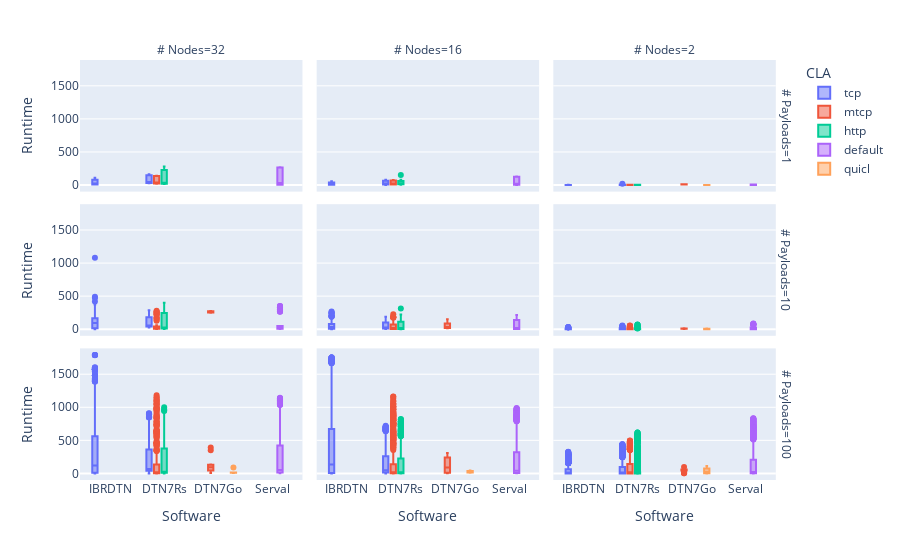

Notebook code cell kept with this figure:
### Code cell
fig = px.box(
    runtime_df,
    x="Software", 
    y="Runtime",
    color="CLA",
    facet_col="# Nodes",
    facet_row="# Payloads"
)

fig.show()

### Figure 1 — Plotly figure (JSON) as saved in the notebook; plotly's stock layout.template omitted (floating-point values rounded to 4 significant figures; data arrays with more than 128 entries replaced by an {"elided": "..."} marker saying what was removed)
{"data": [{"alignmentgroup": "True", "hovertemplate": "CLA=tcp<br># Payloads=1<br># Nodes=32<br>Software=%{x}<br>Runtime=%{y}<extra></extra>", "legendgroup": "tcp", "marker": {"color": "#636efa"}, "name": "tcp", "notched": false, "offsetgroup": "tcp", "orientation": "v", "showlegend": true, "type": "box", "x": ["IBRDTN", "IBRDTN", "IBRDTN", "IBRDTN", "IBRDTN", "IBRDTN", "IBRDTN", "IBRDTN", "DTN7Rs", "DTN7Rs", "DTN7Rs", "DTN7Rs", "DTN7Rs", "DTN7Rs", "DTN7Rs", "DTN7Rs", "DTN7Rs", "IBRDTN"], "x0": " ", "xaxis": "x7", "y": [7.638, 7.11, 11.99, 12.84, 13.12, 111.0, 85.8, 79.01, 59.44, 30.09, 162.2, 42.46, 26.05, 26.43, 33.87, 143.5, 154.2, 8.825], "y0": " ", "yaxis": "y7"}, {"alignmentgroup": "True", "hovertemplate": "CLA=tcp<br># Payloads=1<br># Nodes=16<br>Software=%{x}<br>Runtime=%{y}<extra></extra>", "legendgroup": "tcp", "marker": {"color": "#636efa"}, "name": "tcp", "notched": false, "offsetgroup": "tcp", "orientation": "v", "showlegend": false, "type": "box", "x": ["IBRDTN", "IBRDTN", "IBRDTN", "DTN7Rs", "DTN7Rs", "DTN7Rs", "DTN7Rs", "DTN7Rs", "DTN7Rs", "DTN7Rs", "DTN7Rs", "DTN7Rs", "IBRDTN", "IBRDTN", "IBRDTN", "IBRDTN", "IBRDTN", "IBRDTN"], "x0": " ", "xaxis": "x8", "y": [5.101, 4.438, 10.83, 9.516, 17.69, 8.716, 68.47, 78.94, 62.97, 16.39, 9.235, 2.157, 55.69, 38.46, 42.1, 4.326, 6.266, 6.387], "y0": " ", "yaxis": "y8"}, {"alignmentgroup": "True", "hovertemplate": "CLA=tcp<br># Payloads=1<br># Nodes=2<br>Software=%{x}<br>Runtime=%{y}<extra></extra>", "legendgroup": "tcp", "marker": {"color": "#636efa"}, "name": "tcp", "notched": false, "offsetgroup": "tcp", "orientation": "v", "showlegend": false, "type": "box", "x": ["IBRDTN", "IBRDTN", "IBRDTN", "IBRDTN", "IBRDTN", "IBRDTN", "DTN7Rs", "DTN7Rs", "DTN7Rs", "IBRDTN", "IBRDTN", "DTN7Rs", "DTN7Rs", "DTN7Rs", "DTN7Rs", "IBRDTN", "DTN7Rs", "DTN7Rs"], "x0": " ", "xaxis": "x9", "y": [0.02903, 1.026, 0.0284, 0.01702, 0.01084, 1.458, 17.36, 3.777, 2.098, 1.708, 1.284, 1.271, 0.026, 0.046, 0.008, 2.987, 0.217, 0.215], "y0": " ", "yaxis": "y9"}, {"alignmentgroup": "True", "hovertemplate": "CLA=tcp<br># Payloads=10<br># Nodes=32<br>Software=%{x}<br>Runtime=%{y}<extra></extra>", "legendgroup": "tcp", "marker": {"color": "#636efa"}, "name": "tcp", "notched": false, "offsetgroup": "tcp", "orientation": "v", "showlegend": false, "type": "box", "x": {"elided": "180 str values"}, "x0": " ", "xaxis": "x4", "y": {"elided": "180 float values"}, "y0": " ", "yaxis": "y4"}, {"alignmentgroup": "True", "hovertemplate": "CLA=tcp<br># Payloads=10<br># Nodes=16<br>Software=%{x}<br>Runtime=%{y}<extra></extra>", "legendgroup": "tcp", "marker": {"color": "#636efa"}, "name": "tcp", "notched": false, "offsetgroup": "tcp", "orientation": "v", "showlegend": false, "type": "box", "x": {"elided": "180 str values"}, "x0": " ", "xaxis": "x5", "y": {"elided": "180 float values"}, "y0": " ", "yaxis": "y5"}, {"alignmentgroup": "True", "hovertemplate": "CLA=tcp<br># Payloads=10<br># Nodes=2<br>Software=%{x}<br>Runtime=%{y}<extra></extra>", "legendgroup": "tcp", "marker": {"color": "#636efa"}, "name": "tcp", "notched": false, "offsetgroup": "tcp", "orientation": "v", "showlegend": false, "type": "box", "x": {"elided": "180 str values"}, "x0": " ", "xaxis": "x6", "y": {"elided": "180 float values"}, "y0": " ", "yaxis": "y6"}, {"alignmentgroup": "True", "hovertemplate": "CLA=tcp<br># Payloads=100<br># Nodes=32<br>Software=%{x}<br>Runtime=%{y}<extra></extra>", "legendgroup": "tcp", "marker": {"color": "#636efa"}, "name": "tcp", "notched": false, "offsetgroup": "tcp", "orientation": "v", "showlegend": false, "type": "box", "x": {"elided": "1566 str values"}, "x0": " ", "xaxis": "x", "y": {"elided": "1566 float values"}, "y0": " ", "yaxis": "y"}, {"alignmentgroup": "True", "hovertemplate": "CLA=tcp<br># Payloads=100<br># Nodes=16<br>Software=%{x}<br>Runtime=%{y}<extra></extra>", "legendgroup": "tcp", "marker": {"color": "#636efa"}, "name": "tcp", "notched": false, "offsetgroup": "tcp", "orientation": "v", "showlegend": false, "type": "box", "x": {"elided": "1516 str values"}, "x0": " ", "xaxis": "x2", "y": {"elided": "1516 float values"}, "y0": " ", "yaxis": "y2"}, {"alignmentgroup": "True", "hovertemplate": "CLA=tcp<br># Payloads=100<br># Nodes=2<br>Software=%{x}<br>Runtime=%{y}<extra></extra>", "legendgroup": "tcp", "marker": {"color": "#636efa"}, "name": "tcp", "notched": false, "offsetgroup": "tcp", "orientation": "v", "showlegend": false, "type": "box", "x": {"elided": "1800 str values"}, "x0": " ", "xaxis": "x3", "y": {"elided": "1800 float values"}, "y0": " ", "yaxis": "y3"}, {"alignmentgroup": "True", "hovertemplate": "CLA=mtcp<br># Payloads=1<br># Nodes=32<br>Software=%{x}<br>Runtime=%{y}<extra></extra>", "legendgroup": "mtcp", "marker": {"color": "#EF553B"}, "name": "mtcp", "notched": false, "offsetgroup": "mtcp", "orientation": "v", "showlegend": true, "type": "box", "x": ["DTN7Rs", "DTN7Rs", "DTN7Rs", "DTN7Rs", "DTN7Rs", "DTN7Rs", "DTN7Rs", "DTN7Rs", "DTN7Rs"], "x0": " ", "xaxis": "x7", "y": [18.55, 28.26, 23.19, 29.94, 21.82, 51.02, 141.3, 135.0, 140.1], "y0": " ", "yaxis": "y7"}, {"alignmentgroup": "True", "hovertemplate": "CLA=mtcp<br># Payloads=1<br># Nodes=16<br>Software=%{x}<br>Runtime=%{y}<extra></extra>", "legendgroup": "mtcp", "marker": {"color": "#EF553B"}, "name": "mtcp", "notched": false, "offsetgroup": "mtcp", "orientation": "v", "showlegend": false, "type": "box", "x": ["DTN7Rs", "DTN7Rs", "DTN7Rs", "DTN7Rs", "DTN7Rs", "DTN7Rs", "DTN7Rs", "DTN7Rs", "DTN7Rs"], "x0": " ", "xaxis": "x8", "y": [11.24, 10.74, 8.667, 66.84, 76.33, 75.64, 6.968, 7.92, 21.17], "y0": " ", "yaxis": "y8"}, {"alignmentgroup": "True", "hovertemplate": "CLA=mtcp<br># Payloads=1<br># Nodes=2<br>Software=%{x}<br>Runtime=%{y}<extra></extra>", "legendgroup": "mtcp", "marker": {"color": "#EF553B"}, "name": "mtcp", "notched": false, "offsetgroup": "mtcp", "orientation": "v", "showlegend": false, "type": "box", "x": ["DTN7Rs", "DTN7Rs", "DTN7Rs", "DTN7Rs", "DTN7Rs", "DTN7Rs", "DTN7Rs", "DTN7Rs", "DTN7Rs", "DTN7Go", "DTN7Go", "DTN7Go"], "x0": " ", "xaxis": "x9", "y": [4.821, 2.438, 1.938, 0.022, 3.059, 0.025, 0.004, 0.005, 0.005, 10.45, 12.81, 9.456], "y0": " ", "yaxis": "y9"}, {"alignmentgroup": "True", "hovertemplate": "CLA=mtcp<br># Payloads=10<br># Nodes=32<br>Software=%{x}<br>Runtime=%{y}<extra></extra>", "legendgroup": "mtcp", "marker": {"color": "#EF553B"}, "name": "mtcp", "notched": false, "offsetgroup": "mtcp", "orientation": "v", "showlegend": false, "type": "box", "x": ["DTN7Rs", "DTN7Rs", "DTN7Rs", "DTN7Rs", "DTN7Rs", "DTN7Rs", "DTN7Rs", "DTN7Rs", "DTN7Rs", "DTN7Rs", "DTN7Rs", "DTN7Rs", "DTN7Rs", "DTN7Rs", "DTN7Rs", "DTN7Rs", "DTN7Rs", "DTN7Rs", "DTN7Rs", "DTN7Rs", "DTN7Rs", "DTN7Rs", "DTN7Rs", "DTN7Rs", "DTN7Rs", "DTN7Rs", "DTN7Rs", "DTN7Rs", "DTN7Rs", "DTN7Rs", "DTN7Rs", "DTN7Rs", "DTN7Rs", "DTN7Rs", "DTN7Rs", "DTN7Rs", "DTN7Rs", "DTN7Rs", "DTN7Rs", "DTN7Rs", "DTN7Rs", "DTN7Rs", "DTN7Rs", "DTN7Rs", "DTN7Rs", "DTN7Rs", "DTN7Rs", "DTN7Rs", "DTN7Rs", "DTN7Rs", "DTN7Rs", "DTN7Rs", "DTN7Rs", "DTN7Rs", "DTN7Rs", "DTN7Rs", "DTN7Rs", "DTN7Rs", "DTN7Rs", "DTN7Rs", "DTN7Rs", "DTN7Go", "DTN7Go", "DTN7Go"], "x0": " ", "xaxis": "x4", "y": [28.54, 28.34, 17.43, 21.21, 23.35, 13.54, 18.32, 22.2, 18.49, 32.05, 30.71, 23.45, 22.46, 34.42, 23.2, 31.41, 56.33, 61.61, 7.399, 9.489, 5.393, 5.786, 4.784, 3.748, 2.745, 1.742, 1.767, 3.656, 4.694, 18.18, 4.861, 17.97, 11.72, 5.407, 4.453, 11.41, 4.892, 3.596, 8.641, 8.995, 9.81, 8.383, 7.575, 7.337, 7.85, 7.84, 9.734, 9.932, 170.7, 213.8, 233.8, 264.4, 277.7, 163.2, 176.1, 258.6, 223.8, 128.7, 141.2, 256.4, 235.4, 248.7, 259.9, 274.2], "y0": " ", "yaxis": "y4"}, {"alignmentgroup": "True", "hovertemplate": "CLA=mtcp<br># Payloads=10<br># Nodes=16<br>Software=%{x}<br>Runtime=%{y}<extra></extra>", "legendgroup": "mtcp", "marker": {"color": "#EF553B"}, "name": "mtcp", "notched": false, "offsetgroup": "mtcp", "orientation": "v", "showlegend": false, "type": "box", "x": ["DTN7Rs", "DTN7Rs", "DTN7Rs", "DTN7Rs", "DTN7Rs", "DTN7Rs", "DTN7Rs", "DTN7Rs", "DTN7Rs", "DTN7Rs", "DTN7Rs", "DTN7Rs", "DTN7Rs", "DTN7Rs", "DTN7Rs", "DTN7Rs", "DTN7Rs", "DTN7Rs", "DTN7Rs", "DTN7Rs", "DTN7Rs", "DTN7Rs", "DTN7Rs", "DTN7Rs", "DTN7Rs", "DTN7Rs", "DTN7Rs", "DTN7Rs", "DTN7Rs", "DTN7Rs", "DTN7Rs", "DTN7Rs", "DTN7Rs", "DTN7Rs", "DTN7Rs", "DTN7Rs", "DTN7Rs", "DTN7Rs", "DTN7Rs", "DTN7Rs", "DTN7Rs", "DTN7Rs", "DTN7Rs", "DTN7Rs", "DTN7Rs", "DTN7Rs", "DTN7Rs", "DTN7Rs", "DTN7Rs", "DTN7Rs", "DTN7Rs", "DTN7Rs", "DTN7Rs", "DTN7Rs", "DTN7Rs", "DTN7Rs", "DTN7Rs", "DTN7Rs", "DTN7Rs", "DTN7Rs", "DTN7Rs", "DTN7Rs", "DTN7Rs", "DTN7Rs", "DTN7Rs", "DTN7Rs", "DTN7Rs", "DTN7Rs", "DTN7Rs", "DTN7Rs", "DTN7Rs", "DTN7Rs", "DTN7Go", "DTN7Go", "DTN7Go", "DTN7Go"], "x0": " ", "xaxis": "x5", "y": [7.34, 6.332, 2.53, 2.327, 3.329, 4.058, 3.052, 1.833, 2.182, 3.026, 4.319, 12.23, 4.959, 2.108, 2.798, 4.239, 3.268, 2.706, 3.501, 1.782, 3.732, 3.123, 3.709, 10.88, 3.086, 3.072, 6.23, 6.214, 6.206, 6.191, 78.66, 93.49, 126.1, 155.8, 172.4, 182.2, 63.98, 86.21, 151.9, 77.73, 95.3, 179.5, 159.0, 187.4, 104.1, 135.0, 168.8, 181.8, 225.0, 16.56, 10.6, 6.102, 8.061, 4.18, 11.25, 6.201, 5.276, 12.51, 16.75, 29.78, 38.75, 43.96, 44.59, 6.605, 3.613, 3.979, 4.136, 20.64, 30.43, 24.53, 27.95, 32.51, 150.4, 15.42, 19.21, 19.16], "y0": " ", "yaxis": "y5"}, {"alignmentgroup": "True", "hovertemplate": "CLA=mtcp<br># Payloads=10<br># Nodes=2<br>Software=%{x}<br>Runtime=%{y}<extra></extra>", "legendgroup": "mtcp", "marker": {"color": "#EF553B"}, "name": "mtcp", "notched": false, "offsetgroup": "mtcp", "orientation": "v", "showlegend": false, "type": "box", "x": ["DTN7Rs", "DTN7Rs", "DTN7Rs", "DTN7Rs", "DTN7Rs", "DTN7Rs", "DTN7Rs", "DTN7Rs", "DTN7Rs", "DTN7Rs", "DTN7Rs", "DTN7Rs", "DTN7Rs", "DTN7Rs", "DTN7Rs", "DTN7Rs", "DTN7Rs", "DTN7Rs", "DTN7Rs", "DTN7Rs", "DTN7Rs", "DTN7Rs", "DTN7Rs", "DTN7Rs", "DTN7Rs", "DTN7Rs", "DTN7Rs", "DTN7Rs", "DTN7Rs", "DTN7Rs", "DTN7Rs", "DTN7Rs", "DTN7Rs", "DTN7Rs", "DTN7Rs", "DTN7Rs", "DTN7Rs", "DTN7Rs", "DTN7Rs", "DTN7Rs", "DTN7Rs", "DTN7Rs", "DTN7Rs", "DTN7Rs", "DTN7Rs", "DTN7Rs", "DTN7Rs", "DTN7Rs", "DTN7Rs", "DTN7Rs", "DTN7Rs", "DTN7Rs", "DTN7Rs", "DTN7Rs", "DTN7Rs", "DTN7Rs", "DTN7Rs", "DTN7Rs", "DTN7Rs", "DTN7Rs", "DTN7Rs", "DTN7Rs", "DTN7Rs", "DTN7Rs", "DTN7Rs", "DTN7Rs", "DTN7Rs", "DTN7Rs", "DTN7Rs", "DTN7Rs", "DTN7Rs", "DTN7Rs", "DTN7Rs", "DTN7Rs", "DTN7Rs", "DTN7Rs", "DTN7Rs", "DTN7Rs", "DTN7Rs", "DTN7Rs", "DTN7Rs", "DTN7Rs", "DTN7Rs", "DTN7Rs", "DTN7Rs", "DTN7Rs", "DTN7Rs", "DTN7Rs", "DTN7Rs", "DTN7Go", "DTN7Go", "DTN7Go", "DTN7Go"], "x0": " ", "xaxis": "x6", "y": [13.96, 18.07, 22.21, 25.2, 27.65, 30.93, 35.47, 41.56, 44.24, 48.79, 10.06, 7.746, 10.59, 8.666, 10.01, 12.32, 11.08, 6.397, 9.992, 8.02, 1.701, 3.064, 0.021, 0.05, 0.101, 0.302, 1.094, 10.29, 1.456, 10.12, 9.439, 9.466, 9.638, 9.671, 11.9, 12.34, 12.57, 14.23, 15.04, 15.38, 28.4, 29.18, 35.25, 39.54, 44.82, 47.84, 47.47, 51.01, 54.87, 1.069, 1.595, 0.867, 0.351, 2.421, 1.715, 0.803, 0.257, 0.103, 0.618, 0.005, 0.002, 0.002, 0.001, 0.208, 0.001, 0.206, 0.001, 0.002, 0.001, 0.005, 0.001, 0.001, 0.002, 0.002, 0.002, 0.002, 0.001, 0.001, 0.001, 0.004, 0.002, 0.001, 0.001, 0.001, 0.001, 0.001, 0.027, 0.013, 0.207, 8.914, 14.65, 8.423, 2.054], "y0": " ", "yaxis": "y6"}, {"alignmentgroup": "True", "hovertemplate": "CLA=mtcp<br># Payloads=100<br># Nodes=32<br>Software=%{x}<br>Runtime=%{y}<extra></extra>", "legendgroup": "mtcp", "marker": {"color": "#EF553B"}, "name": "mtcp", "notched": false, "offsetgroup": "mtcp", "orientation": "v", "showlegend": false, "type": "box", "x": {"elided": "508 str values"}, "x0": " ", "xaxis": "x", "y": {"elided": "508 float values"}, "y0": " ", "yaxis": "y"}, {"alignmentgroup": "True", "hovertemplate": "CLA=mtcp<br># Payloads=100<br># Nodes=16<br>Software=%{x}<br>Runtime=%{y}<extra></extra>", "legendgroup": "mtcp", "marker": {"color": "#EF553B"}, "name": "mtcp", "notched": false, "offsetgroup": "mtcp", "orientation": "v", "showlegend": false, "type": "box", "x": {"elided": "619 str values"}, "x0": " ", "xaxis": "x2", "y": {"elided": "619 float values"}, "y0": " ", "yaxis": "y2"}, {"alignmentgroup": "True", "hovertemplate": "CLA=mtcp<br># Payloads=100<br># Nodes=2<br>Software=%{x}<br>Runtime=%{y}<extra></extra>", "legendgroup": "mtcp", "marker": {"color": "#EF553B"}, "name": "mtcp", "notched": false, "offsetgroup": "mtcp", "orientation": "v", "showlegend": false, "type": "box", "x": {"elided": "948 str values"}, "x0": " ", "xaxis": "x3", "y": {"elided": "948 float values"}, "y0": " ", "yaxis": "y3"}, {"alignmentgroup": "True", "hovertemplate": "CLA=http<br># Payloads=1<br># Nodes=32<br>Software=%{x}<br>Runtime=%{y}<extra></extra>", "legendgroup": "http", "marker": {"color": "#00cc96"}, "name": "http", "notched": false, "offsetgroup": "http", "orientation": "v", "showlegend": true, "type": "box", "x": ["DTN7Rs", "DTN7Rs", "DTN7Rs", "DTN7Rs", "DTN7Rs", "DTN7Rs", "DTN7Rs", "DTN7Rs", "DTN7Rs"], "x0": " ", "xaxis": "x7", "y": [18.34, 29.04, 19.06, 14.44, 16.84, 21.46, 213.2, 278.8, 271.0], "y0": " ", "yaxis": "y7"}, {"alignmentgroup": "True", "hovertemplate": "CLA=http<br># Payloads=1<br># Nodes=16<br>Software=%{x}<br>Runtime=%{y}<extra></extra>", "legendgroup": "http", "marker": {"color": "#00cc96"}, "name": "http", "notched": false, "offsetgroup": "http", "orientation": "v", "showlegend": false, "type": "box", "x": ["DTN7Rs", "DTN7Rs", "DTN7Rs", "DTN7Rs", "DTN7Rs", "DTN7Rs", "DTN7Rs", "DTN7Rs", "DTN7Rs"], "x0": " ", "xaxis": "x8", "y": [14.51, 14.94, 18.46, 79.09, 56.13, 151.7, 6.111, 3.604, 20.53], "y0": " ", "yaxis": "y8"}, {"alignmentgroup": "True", "hovertemplate": "CLA=http<br># Payloads=1<br># Nodes=2<br>Software=%{x}<br>Runtime=%{y}<extra></extra>", "legendgroup": "http", "marker": {"color": "#00cc96"}, "name": "http", "notched": false, "offsetgroup": "http", "orientation": "v", "showlegend": false, "type": "box", "x": ["DTN7Rs", "DTN7Rs", "DTN7Rs", "DTN7Rs", "DTN7Rs", "DTN7Rs", "DTN7Rs", "DTN7Rs", "DTN7Rs"], "x0": " ", "xaxis": "x9", "y": [3.438, 4.15, 2.434, 0.022, 0.005, 0.022, 1.097, 3.022, 0.006], "y0": " ", "yaxis": "y9"}, {"alignmentgroup": "True", "hovertemplate": "CLA=http<br># Payloads=10<br># Nodes=32<br>Software=%{x}<br>Runtime=%{y}<extra></extra>", "legendgroup": "http", "marker": {"color": "#00cc96"}, "name": "http", "notched": false, "offsetgroup": "http", "orientation": "v", "showlegend": false, "type": "box", "x": ["DTN7Rs", "DTN7Rs", "DTN7Rs", "DTN7Rs", "DTN7Rs", "DTN7Rs", "DTN7Rs", "DTN7Rs", "DTN7Rs", "DTN7Rs", "DTN7Rs", "DTN7Rs", "DTN7Rs", "DTN7Rs", "DTN7Rs", "DTN7Rs", "DTN7Rs", "DTN7Rs", "DTN7Rs", "DTN7Rs", "DTN7Rs", "DTN7Rs", "DTN7Rs", "DTN7Rs", "DTN7Rs", "DTN7Rs", "DTN7Rs", "DTN7Rs", "DTN7Rs", "DTN7Rs", "DTN7Rs", "DTN7Rs", "DTN7Rs", "DTN7Rs", "DTN7Rs", "DTN7Rs", "DTN7Rs", "DTN7Rs", "DTN7Rs", "DTN7Rs", "DTN7Rs", "DTN7Rs", "DTN7Rs", "DTN7Rs", "DTN7Rs", "DTN7Rs", "DTN7Rs", "DTN7Rs", "DTN7Rs", "DTN7Rs", "DTN7Rs", "DTN7Rs", "DTN7Rs", "DTN7Rs", "DTN7Rs", "DTN7Rs", "DTN7Rs", "DTN7Rs", "DTN7Rs", "DTN7Rs", "DTN7Rs", "DTN7Rs", "DTN7Rs", "DTN7Rs", "DTN7Rs", "DTN7Rs", "DTN7Rs", "DTN7Rs", "DTN7Rs", "DTN7Rs", "DTN7Rs", "DTN7Rs", "DTN7Rs", "DTN7Rs", "DTN7Rs", "DTN7Rs", "DTN7Rs", "DTN7Rs", "DTN7Rs", "DTN7Rs", "DTN7Rs", "DTN7Rs", "DTN7Rs", "DTN7Rs", "DTN7Rs", "DTN7Rs", "DTN7Rs", "DTN7Rs", "DTN7Rs", "DTN7Rs"], "x0": " ", "xaxis": "x4", "y": [11.55, 9.698, 22.92, 9.9, 13.06, 11.52, 16.25, 13.19, 17.86, 7.218, 48.09, 32.66, 44.72, 39.58, 35.15, 44.47, 46.84, 30.77, 45.01, 45.53, 21.61, 18.54, 6.833, 16.04, 6.698, 9.49, 16.12, 7.156, 15.06, 12.9, 19.28, 18.41, 12.22, 16.39, 15.4, 14.59, 33.39, 12.39, 6.196, 10.6, 29.42, 4.415, 4.97, 6.256, 4.381, 4.761, 4.555, 7.452, 6.635, 7.136, 19.41, 10.26, 10.16, 13.99, 10.36, 12.56, 13.14, 9.652, 9.549, 9.846, 276.5, 200.2, 246.6, 309.9, 300.3, 257.2, 271.3, 191.0, 296.9, 263.2, 398.5, 257.3, 360.6, 253.5, 137.8, 225.3, 358.2, 244.6, 393.2, 248.0, 245.8, 353.1, 222.0, 392.7, 360.4, 323.7, 325.5, 338.3, 344.8, 303.5], "y0": " ", "yaxis": "y4"}, {"alignmentgroup": "True", "hovertemplate": "CLA=http<br># Payloads=10<br># Nodes=16<br>Software=%{x}<br>Runtime=%{y}<extra></extra>", "legendgroup": "http", "marker": {"color": "#00cc96"}, "name": "http", "notched": false, "offsetgroup": "http", "orientation": "v", "showlegend": false, "type": "box", "x": ["DTN7Rs", "DTN7Rs", "DTN7Rs", "DTN7Rs", "DTN7Rs", "DTN7Rs", "DTN7Rs", "DTN7Rs", "DTN7Rs", "DTN7Rs", "DTN7Rs", "DTN7Rs", "DTN7Rs", "DTN7Rs", "DTN7Rs", "DTN7Rs", "DTN7Rs", "DTN7Rs", "DTN7Rs", "DTN7Rs", "DTN7Rs", "DTN7Rs", "DTN7Rs", "DTN7Rs", "DTN7Rs", "DTN7Rs", "DTN7Rs", "DTN7Rs", "DTN7Rs", "DTN7Rs", "DTN7Rs", "DTN7Rs", "DTN7Rs", "DTN7Rs", "DTN7Rs", "DTN7Rs", "DTN7Rs", "DTN7Rs", "DTN7Rs", "DTN7Rs", "DTN7Rs", "DTN7Rs", "DTN7Rs", "DTN7Rs", "DTN7Rs", "DTN7Rs", "DTN7Rs", "DTN7Rs", "DTN7Rs", "DTN7Rs", "DTN7Rs", "DTN7Rs", "DTN7Rs", "DTN7Rs", "DTN7Rs", "DTN7Rs", "DTN7Rs", "DTN7Rs", "DTN7Rs", "DTN7Rs", "DTN7Rs", "DTN7Rs", "DTN7Rs", "DTN7Rs", "DTN7Rs", "DTN7Rs", "DTN7Rs", "DTN7Rs", "DTN7Rs", "DTN7Rs", "DTN7Rs", "DTN7Rs", "DTN7Rs", "DTN7Rs", "DTN7Rs", "DTN7Rs", "DTN7Rs", "DTN7Rs", "DTN7Rs", "DTN7Rs", "DTN7Rs", "DTN7Rs", "DTN7Rs", "DTN7Rs", "DTN7Rs", "DTN7Rs", "DTN7Rs", "DTN7Rs", "DTN7Rs", "DTN7Rs"], "x0": " ", "xaxis": "x5", "y": [7.613, 6.608, 5.602, 5.164, 5.899, 5.332, 5.065, 3.845, 2, 2.913, 1.281, 1.168, 0.878, 4.767, 0.672, 1.663, 1.91, 0.642, 4.461, 1.475, 9.466, 8.477, 9.444, 9.436, 9.426, 9.416, 9.404, 10.09, 9.78, 9.573, 118.9, 191.7, 130.9, 148.3, 99.48, 70.48, 138.4, 75.07, 115.5, 129.4, 127.9, 176.0, 102.7, 101.6, 131.9, 221.9, 312.4, 197.0, 140.8, 223.5, 159.1, 126.6, 122.5, 193.4, 166.6, 47.72, 121.1, 114.1, 197.9, 101.5, 13.96, 15.57, 13.1, 13.2, 9.76, 9.466, 13.98, 6.786, 7.959, 7.652, 2.801, 2.692, 7.609, 12.03, 5.009, 4.997, 3.349, 2.764, 2.416, 2.047, 6.174, 7.746, 16.78, 23.51, 5.618, 12.27, 19.66, 24.46, 7.025, 12.71], "y0": " ", "yaxis": "y5"}, {"alignmentgroup": "True", "hovertemplate": "CLA=http<br># Payloads=10<br># Nodes=2<br>Software=%{x}<br>Runtime=%{y}<extra></extra>", "legendgroup": "http", "marker": {"color": "#00cc96"}, "name": "http", "notched": false, "offsetgroup": "http", "orientation": "v", "showlegend": false, "type": "box", "x": ["DTN7Rs", "DTN7Rs", "DTN7Rs", "DTN7Rs", "DTN7Rs", "DTN7Rs", "DTN7Rs", "DTN7Rs", "DTN7Rs", "DTN7Rs", "DTN7Rs", "DTN7Rs", "DTN7Rs", "DTN7Rs", "DTN7Rs", "DTN7Rs", "DTN7Rs", "DTN7Rs", "DTN7Rs", "DTN7Rs", "DTN7Rs", "DTN7Rs", "DTN7Rs", "DTN7Rs", "DTN7Rs", "DTN7Rs", "DTN7Rs", "DTN7Rs", "DTN7Rs", "DTN7Rs", "DTN7Rs", "DTN7Rs", "DTN7Rs", "DTN7Rs", "DTN7Rs", "DTN7Rs", "DTN7Rs", "DTN7Rs", "DTN7Rs", "DTN7Rs", "DTN7Rs", "DTN7Rs", "DTN7Rs", "DTN7Rs", "DTN7Rs", "DTN7Rs", "DTN7Rs", "DTN7Rs", "DTN7Rs", "DTN7Rs", "DTN7Rs", "DTN7Rs", "DTN7Rs", "DTN7Rs", "DTN7Rs", "DTN7Rs", "DTN7Rs", "DTN7Rs", "DTN7Rs", "DTN7Rs", "DTN7Rs", "DTN7Rs", "DTN7Rs", "DTN7Rs", "DTN7Rs", "DTN7Rs", "DTN7Rs", "DTN7Rs", "DTN7Rs", "DTN7Rs", "DTN7Rs", "DTN7Rs", "DTN7Rs", "DTN7Rs", "DTN7Rs", "DTN7Rs", "DTN7Rs", "DTN7Rs", "DTN7Rs", "DTN7Rs", "DTN7Rs", "DTN7Rs", "DTN7Rs", "DTN7Rs", "DTN7Rs", "DTN7Rs", "DTN7Rs", "DTN7Rs", "DTN7Rs", "DTN7Rs"], "x0": " ", "xaxis": "x6", "y": [1.602, 4.667, 34.44, 2.945, 37.74, 2.063, 20.94, 4.162, 41.5, 30.35, 64.92, 45.95, 66.6, 68.83, 32.26, 2.764, 71.81, 5.633, 3.554, 4.528, 1.055, 1.269, 3.462, 3.06, 2.422, 0.642, 0.678, 0.373, 2.953, 0.757, 0.052, 0.021, 0.106, 2.903, 0.267, 0.071, 0.137, 0.278, 0.03, 0.471, 1.913, 3.626, 11.55, 14.63, 2.123, 4.24, 3.195, 2.484, 3.606, 2.198, 1.907, 0.041, 1.202, 0.042, 0.076, 1.152, 0.032, 0.844, 0.454, 0.046, 0.006, 0.001, 0.002, 0.002, 0.002, 0.002, 0.001, 0.002, 0.001, 0.001, 0.005, 0.206, 0.003, 0.002, 0.002, 0.209, 0.001, 0.001, 0.001, 0.209, 0.005, 0.001, 0.002, 0.001, 0.001, 0.001, 0.002, 0.207, 0.446, 0.004], "y0": " ", "yaxis": "y6"}, {"alignmentgroup": "True", "hovertemplate": "CLA=http<br># Payloads=100<br># Nodes=32<br>Software=%{x}<br>Runtime=%{y}<extra></extra>", "legendgroup": "http", "marker": {"color": "#00cc96"}, "name": "http", "notched": false, "offsetgroup": "http", "orientation": "v", "showlegend": false, "type": "box", "x": {"elided": "900 str values"}, "x0": " ", "xaxis": "x", "y": {"elided": "900 float values"}, "y0": " ", "yaxis": "y"}, {"alignmentgroup": "True", "hovertemplate": "CLA=http<br># Payloads=100<br># Nodes=16<br>Software=%{x}<br>Runtime=%{y}<extra></extra>", "legendgroup": "http", "marker": {"color": "#00cc96"}, "name": "http", "notched": false, "offsetgroup": "http", "orientation": "v", "showlegend": false, "type": "box", "x": {"elided": "900 str values"}, "x0": " ", "xaxis": "x2", "y": {"elided": "900 float values"}, "y0": " ", "yaxis": "y2"}, {"alignmentgroup": "True", "hovertemplate": "CLA=http<br># Payloads=100<br># Nodes=2<br>Software=%{x}<br>Runtime=%{y}<extra></extra>", "legendgroup": "http", "marker": {"color": "#00cc96"}, "name": "http", "notched": false, "offsetgroup": "http", "orientation": "v", "showlegend": false, "type": "box", "x": {"elided": "900 str values"}, "x0": " ", "xaxis": "x3", "y": {"elided": "900 float values"}, "y0": " ", "yaxis": "y3"}, {"alignmentgroup": "True", "hovertemplate": "CLA=default<br># Payloads=1<br># Nodes=32<br>Software=%{x}<br>Runtime=%{y}<extra></extra>", "legendgroup": "default", "marker": {"color": "#ab63fa"}, "name": "default", "notched": false, "offsetgroup": "default", "orientation": "v", "showlegend": true, "type": "box", "x": ["Serval", "Serval", "Serval", "Serval", "Serval", "Serval", "Serval", "Serval", "Serval"], "x0": " ", "xaxis": "x7", "y": [5.215, 30.23, 30.76, 31.65, 4.575, 5.924, 264.5, 267.3, 263.7], "y0": " ", "yaxis": "y7"}, {"alignmentgroup": "True", "hovertemplate": "CLA=default<br># Payloads=1<br># Nodes=16<br>Software=%{x}<br>Runtime=%{y}<extra></extra>", "legendgroup": "default", "marker": {"color": "#ab63fa"}, "name": "default", "notched": false, "offsetgroup": "default", "orientation": "v", "showlegend": false, "type": "box", "x": ["Serval", "Serval", "Serval", "Serval", "Serval", "Serval", "Serval", "Serval", "Serval"], "x0": " ", "xaxis": "x8", "y": [2.043, 2.679, 2.534, 126.9, 129.8, 126.3, 15.35, 14.89, 14.14], "y0": " ", "yaxis": "y8"}, {"alignmentgroup": "True", "hovertemplate": "CLA=default<br># Payloads=1<br># Nodes=2<br>Software=%{x}<br>Runtime=%{y}<extra></extra>", "legendgroup": "default", "marker": {"color": "#ab63fa"}, "name": "default", "notched": false, "offsetgroup": "default", "orientation": "v", "showlegend": false, "type": "box", "x": ["Serval", "Serval", "Serval", "Serval", "Serval", "Serval", "Serval", "Serval", "Serval"], "x0": " ", "xaxis": "x9", "y": [8.322, 7.727, 8.929, 1.347, 1.359, 1.078, 0.173, 0.216, 1.685], "y0": " ", "yaxis": "y9"}, {"alignmentgroup": "True", "hovertemplate": "CLA=default<br># Payloads=10<br># Nodes=32<br>Software=%{x}<br>Runtime=%{y}<extra></extra>", "legendgroup": "default", "marker": {"color": "#ab63fa"}, "name": "default", "notched": false, "offsetgroup": "default", "orientation": "v", "showlegend": false, "type": "box", "x": ["Serval", "Serval", "Serval", "Serval", "Serval", "Serval", "Serval", "Serval", "Serval", "Serval", "Serval", "Serval", "Serval", "Serval", "Serval", "Serval", "Serval", "Serval", "Serval", "Serval", "Serval", "Serval", "Serval", "Serval", "Serval", "Serval", "Serval", "Serval", "Serval", "Serval", "Serval", "Serval", "Serval", "Serval", "Serval", "Serval", "Serval", "Serval", "Serval", "Serval", "Serval", "Serval", "Serval", "Serval", "Serval", "Serval", "Serval", "Serval", "Serval", "Serval", "Serval", "Serval", "Serval", "Serval", "Serval", "Serval", "Serval", "Serval", "Serval", "Serval", "Serval", "Serval", "Serval", "Serval", "Serval", "Serval", "Serval", "Serval", "Serval", "Serval", "Serval", "Serval", "Serval", "Serval", "Serval", "Serval", "Serval", "Serval", "Serval"], "x0": " ", "xaxis": "x4", "y": [32.71, 42.35, 47.48, 40.08, 38.97, 35.57, 42.67, 36.91, 40.73, 45.76, 31.3, 32.38, 35.6, 33.62, 35.72, 35.44, 36.47, 34.92, 36.68, 36.65, 4.689, 5.847, 5.84, 5.833, 5.72, 5.734, 5.727, 5.691, 5.664, 5.662, 5.016, 7.705, 7.628, 6.488, 7.431, 6.294, 6.195, 7.097, 7.002, 5.879, 5.611, 4.86, 4.838, 5.685, 6.042, 5.045, 4.149, 4.554, 5.118, 5.59, 31.96, 38.09, 41.88, 40.47, 36.28, 33.23, 45.67, 36.93, 44.4, 46.38, 268.0, 310.9, 351.3, 332.3, 341.1, 276.2, 323.8, 265.7, 300.3, 291.6, 341.0, 308.7, 353.0, 332.0, 268.8, 276.6, 292.5, 281.9, 298.4], "y0": " ", "yaxis": "y4"}, {"alignmentgroup": "True", "hovertemplate": "CLA=default<br># Payloads=10<br># Nodes=16<br>Software=%{x}<br>Runtime=%{y}<extra></extra>", "legendgroup": "default", "marker": {"color": "#ab63fa"}, "name": "default", "notched": false, "offsetgroup": "default", "orientation": "v", "showlegend": false, "type": "box", "x": ["Serval", "Serval", "Serval", "Serval", "Serval", "Serval", "Serval", "Serval", "Serval", "Serval", "Serval", "Serval", "Serval", "Serval", "Serval", "Serval", "Serval", "Serval", "Serval", "Serval", "Serval", "Serval", "Serval", "Serval", "Serval", "Serval", "Serval", "Serval", "Serval", "Serval", "Serval", "Serval", "Serval", "Serval", "Serval", "Serval", "Serval", "Serval", "Serval", "Serval", "Serval", "Serval", "Serval", "Serval", "Serval", "Serval", "Serval", "Serval", "Serval", "Serval", "Serval", "Serval", "Serval", "Serval", "Serval", "Serval", "Serval", "Serval", "Serval", "Serval", "Serval", "Serval", "Serval", "Serval", "Serval", "Serval", "Serval", "Serval", "Serval", "Serval", "Serval", "Serval", "Serval", "Serval", "Serval", "Serval", "Serval", "Serval", "Serval", "Serval", "Serval", "Serval", "Serval", "Serval", "Serval", "Serval", "Serval"], "x0": " ", "xaxis": "x5", "y": [2.195, 2.075, 2.478, 2.086, 2.151, 2.663, 2.903, 2.349, 2.399, 2.772, 3.891, 4.115, 3.696, 2.911, 3.677, 3.582, 3.433, 3.387, 3.25, 3.292, 127.9, 204.4, 195.0, 176.5, 156.4, 187.2, 135.6, 146.6, 213.3, 129.9, 139.1, 166.1, 200.1, 183.9, 147.8, 174.5, 209.6, 155.1, 191.7, 129.6, 145.2, 136.0, 169.6, 151.0, 158.8, 186.3, 192.9, 3.051, 4.004, 4.083, 3.963, 3.933, 4.034, 3.914, 3.994, 3.987, 3.98, 15.79, 22.57, 23.59, 20.21, 21.57, 25.23, 24.26, 18.94, 16.4, 26.48, 15.89, 23.43, 18.38, 23.95, 24.95, 20.83, 16.62, 21.76, 19.11, 25.33, 15.44, 15.45, 16.14, 16.74, 17.0, 17.02, 17.1, 16.78, 16.86, 16.49], "y0": " ", "yaxis": "y5"}, {"alignmentgroup": "True", "hovertemplate": "CLA=default<br># Payloads=10<br># Nodes=2<br>Software=%{x}<br>Runtime=%{y}<extra></extra>", "legendgroup": "default", "marker": {"color": "#ab63fa"}, "name": "default", "notched": false, "offsetgroup": "default", "orientation": "v", "showlegend": false, "type": "box", "x": ["Serval", "Serval", "Serval", "Serval", "Serval", "Serval", "Serval", "Serval", "Serval", "Serval", "Serval", "Serval", "Serval", "Serval", "Serval", "Serval", "Serval", "Serval", "Serval", "Serval", "Serval", "Serval", "Serval", "Serval", "Serval", "Serval", "Serval", "Serval", "Serval", "Serval", "Serval", "Serval", "Serval", "Serval", "Serval", "Serval", "Serval", "Serval", "Serval", "Serval", "Serval", "Serval", "Serval", "Serval", "Serval", "Serval", "Serval", "Serval", "Serval", "Serval", "Serval", "Serval", "Serval", "Serval", "Serval", "Serval", "Serval", "Serval", "Serval", "Serval", "Serval", "Serval", "Serval", "Serval", "Serval", "Serval", "Serval", "Serval", "Serval", "Serval", "Serval", "Serval", "Serval", "Serval", "Serval", "Serval", "Serval", "Serval", "Serval", "Serval", "Serval", "Serval", "Serval", "Serval", "Serval", "Serval", "Serval", "Serval", "Serval", "Serval"], "x0": " ", "xaxis": "x6", "y": [8.526, 60.07, 33.82, 43.08, 68.16, 84.52, 25.96, 51.73, 16.35, 76.56, 8.529, 16.94, 76.88, 50.82, 84.86, 58.96, 33.15, 24.59, 42.22, 67.36, 8.729, 24.26, 49.4, 31.0, 38.78, 12.02, 63.15, 52.87, 69.05, 76.14, 10.99, 9.132, 11.52, 13.07, 9.765, 13.67, 7.309, 8.196, 6.359, 12.06, 0.997, 1.665, 4.393, 7.666, 8.483, 6.129, 6.464, 1.843, 2.707, 4.892, 1.137, 1.404, 1.179, 0.961, 1.066, 0.844, 1.271, 1.213, 0.654, 1.09, 0.151, 0.457, 0.515, 0.481, 0.409, 0.438, 0.392, 0.366, 0.414, 0.396, 0.24, 0.192, 0.254, 0.258, 0.258, 0.197, 0.263, 0.253, 0.162, 0.192, 0.581, 0.574, 0.453, 0.343, 0.254, 0.173, 0.09, 0.328, 0.161, 0.301], "y0": " ", "yaxis": "y6"}, {"alignmentgroup": "True", "hovertemplate": "CLA=default<br># Payloads=100<br># Nodes=32<br>Software=%{x}<br>Runtime=%{y}<extra></extra>", "legendgroup": "default", "marker": {"color": "#ab63fa"}, "name": "default", "notched": false, "offsetgroup": "default", "orientation": "v", "showlegend": false, "type": "box", "x": {"elided": "857 str values"}, "x0": " ", "xaxis": "x", "y": {"elided": "857 float values"}, "y0": " ", "yaxis": "y"}, {"alignmentgroup": "True", "hovertemplate": "CLA=default<br># Payloads=100<br># Nodes=16<br>Software=%{x}<br>Runtime=%{y}<extra></extra>", "legendgroup": "default", "marker": {"color": "#ab63fa"}, "name": "default", "notched": false, "offsetgroup": "default", "orientation": "v", "showlegend": false, "type": "box", "x": {"elided": "877 str values"}, "x0": " ", "xaxis": "x2", "y": {"elided": "877 float values"}, "y0": " ", "yaxis": "y2"}, {"alignmentgroup": "True", "hovertemplate": "CLA=default<br># Payloads=100<br># Nodes=2<br>Software=%{x}<br>Runtime=%{y}<extra></extra>", "legendgroup": "default", "marker": {"color": "#ab63fa"}, "name": "default", "notched": false, "offsetgroup": "default", "orientation": "v", "showlegend": false, "type": "box", "x": {"elided": "898 str values"}, "x0": " ", "xaxis": "x3", "y": {"elided": "898 float values"}, "y0": " ", "yaxis": "y3"}, {"alignmentgroup": "True", "hovertemplate": "CLA=quicl<br># Payloads=1<br># Nodes=2<br>Software=%{x}<br>Runtime=%{y}<extra></extra>", "legendgroup": "quicl", "marker": {"color": "#FFA15A"}, "name": "quicl", "notched": false, "offsetgroup": "quicl", "orientation": "v", "showlegend": true, "type": "box", "x": ["DTN7Go", "DTN7Go", "DTN7Go"], "x0": " ", "xaxis": "x9", "y": [1.721, 1.826, 1.683], "y0": " ", "yaxis": "y9"}, {"alignmentgroup": "True", "hovertemplate": "CLA=quicl<br># Payloads=10<br># Nodes=2<br>Software=%{x}<br>Runtime=%{y}<extra></extra>", "legendgroup": "quicl", "marker": {"color": "#FFA15A"}, "name": "quicl", "notched": false, "offsetgroup": "quicl", "orientation": "v", "showlegend": false, "type": "box", "x": ["DTN7Go", "DTN7Go", "DTN7Go", "DTN7Go", "DTN7Go", "DTN7Go", "DTN7Go", "DTN7Go"], "x0": " ", "xaxis": "x6", "y": [1.851, 11.1, 1.915, 11.05, 0.257, 0.409, 1.931, 3.714], "y0": " ", "yaxis": "y6"}, {"alignmentgroup": "True", "hovertemplate": "CLA=quicl<br># Payloads=100<br># Nodes=32<br>Software=%{x}<br>Runtime=%{y}<extra></extra>", "legendgroup": "quicl", "marker": {"color": "#FFA15A"}, "name": "quicl", "notched": false, "offsetgroup": "quicl", "orientation": "v", "showlegend": false, "type": "box", "x": ["DTN7Go", "DTN7Go", "DTN7Go", "DTN7Go", "DTN7Go", "DTN7Go", "DTN7Go"], "x0": " ", "xaxis": "x", "y": [8.887, 14.64, 12.84, 8.371, 5.511, 12.8, 90.12], "y0": " ", "yaxis": "y"}, {"alignmentgroup": "True", "hovertemplate": "CLA=quicl<br># Payloads=100<br># Nodes=16<br>Software=%{x}<br>Runtime=%{y}<extra></extra>", "legendgroup": "quicl", "marker": {"color": "#FFA15A"}, "name": "quicl", "notched": false, "offsetgroup": "quicl", "orientation": "v", "showlegend": false, "type": "box", "x": ["DTN7Go", "DTN7Go", "DTN7Go", "DTN7Go", "DTN7Go", "DTN7Go", "DTN7Go", "DTN7Go", "DTN7Go", "DTN7Go", "DTN7Go", "DTN7Go", "DTN7Go", "DTN7Go", "DTN7Go", "DTN7Go", "DTN7Go", "DTN7Go"], "x0": " ", "xaxis": "x2", "y": [37.38, 35.88, 39.24, 39.42, 43.73, 16.48, 17.07, 17.31, 18.13, 12.44, 14.88, 13.17, 12.4, 11.1, 9.296, 8.751, 11.39, 15.21], "y0": " ", "yaxis": "y2"}, {"alignmentgroup": "True", "hovertemplate": "CLA=quicl<br># Payloads=100<br># Nodes=2<br>Software=%{x}<br>Runtime=%{y}<extra></extra>", "legendgroup": "quicl", "marker": {"color": "#FFA15A"}, "name": "quicl", "notched": false, "offsetgroup": "quicl", "orientation": "v", "showlegend": false, "type": "box", "x": ["DTN7Go", "DTN7Go", "DTN7Go", "DTN7Go", "DTN7Go", "DTN7Go", "DTN7Go", "DTN7Go", "DTN7Go", "DTN7Go", "DTN7Go", "DTN7Go", "DTN7Go", "DTN7Go", "DTN7Go", "DTN7Go", "DTN7Go", "DTN7Go", "DTN7Go", "DTN7Go", "DTN7Go", "DTN7Go", "DTN7Go", "DTN7Go", "DTN7Go", "DTN7Go", "DTN7Go", "DTN7Go", "DTN7Go", "DTN7Go"], "x0": " ", "xaxis": "x3", "y": [1.747, 2.981, 4.388, 6.563, 7.382, 2.134, 10.21, 19.74, 29.13, 56.09, 73.95, 83.45, 92.86, 101.8, 1.929, 2.702, 31.36, 41.02, 51.08, 60.91, 70.77, 80.75, 90.39, 100.2, 110.6, 0.266, 0.231, 0.227, 0.205, 3.075], "y0": " ", "yaxis": "y3"}], "layout": {"annotations": [{"font": {}, "showarrow": false, "text": "# Nodes=32", "x": 0.1567, "xanchor": "center", "xref": "paper", "y": 1.0, "yanchor": "bottom", "yref": "paper"}, {"font": {}, "showarrow": false, "text": "# Nodes=16", "x": 0.49, "xanchor": "center", "xref": "paper", "y": 1.0, "yanchor": "bottom", "yref": "paper"}, {"font": {}, "showarrow": false, "text": "# Nodes=2", "x": 0.8233, "xanchor": "center", "xref": "paper", "y": 1.0, "yanchor": "bottom", "yref": "paper"}, {"font": {}, "showarrow": false, "text": "# Payloads=100", "textangle": 90, "x": 0.98, "xanchor": "left", "xref": "paper", "y": 0.1567, "yanchor": "middle", "yref": "paper"}, {"font": {}, "showarrow": false, "text": "# Payloads=10", "textangle": 90, "x": 0.98, "xanchor": "left", "xref": "paper", "y": 0.5, "yanchor": "middle", "yref": "paper"}, {"font": {}, "showarrow": false, "text": "# Payloads=1", "textangle": 90, "x": 0.98, "xanchor": "left", "xref": "paper", "y": 0.8433, "yanchor": "middle", "yref": "paper"}], "boxmode": "group", "legend": {"title": {"text": "CLA"}, "tracegroupgap": 0}, "margin": {"t": 60}, "xaxis": {"anchor": "y", "domain": [0, 0.3133], "title": {"text": "Software"}}, "xaxis2": {"anchor": "y2", "domain": [0.3333, 0.6467], "matches": "x", "title": {"text": "Software"}}, "xaxis3": {"anchor": "y3", "domain": [0.6667, 0.98], "matches": "x", "title": {"text": "Software"}}, "xaxis4": {"anchor": "y4", "domain": [0, 0.3133], "matches": "x", "showticklabels": false}, "xaxis5": {"anchor": "y5", "domain": [0.3333, 0.6467], "matches": "x", "showticklabels": false}, "xaxis6": {"anchor": "y6", "domain": [0.6667, 0.98], "matches": "x", "showticklabels": false}, "xaxis7": {"anchor": "y7", "domain": [0, 0.3133], "matches": "x", "showticklabels": false}, "xaxis8": {"anchor": "y8", "domain": [0.3333, 0.6467], "matches": "x", "showticklabels": false}, "xaxis9": {"anchor": "y9", "domain": [0.6667, 0.98], "matches": "x", "showticklabels": false}, "yaxis": {"anchor": "x", "domain": [0, 0.3133], "title": {"text": "Runtime"}}, "yaxis2": {"anchor": "x2", "domain": [0, 0.3133], "matches": "y", "showticklabels": false}, "yaxis3": {"anchor": "x3", "domain": [0, 0.3133], "matches": "y", "showticklabels": false}, "yaxis4": {"anchor": "x4", "domain": [0.3433, 0.6567], "matches": "y", "title": {"text": "Runtime"}}, "yaxis5": {"anchor": "x5", "domain": [0.3433, 0.6567], "matches": "y", "showticklabels": false}, "yaxis6": {"anchor": "x6", "domain": [0.3433, 0.6567], "matches": "y", "showticklabels": false}, "yaxis7": {"anchor": "x7", "domain": [0.6867, 1.0], "matches": "y", "title": {"text": "Runtime"}}, "yaxis8": {"anchor": "x8", "domain": [0.6867, 1.0], "matches": "y", "showticklabels": false}, "yaxis9": {"anchor": "x9", "domain": [0.6867, 1.0], "matches": "y", "showticklabels": false}}}
